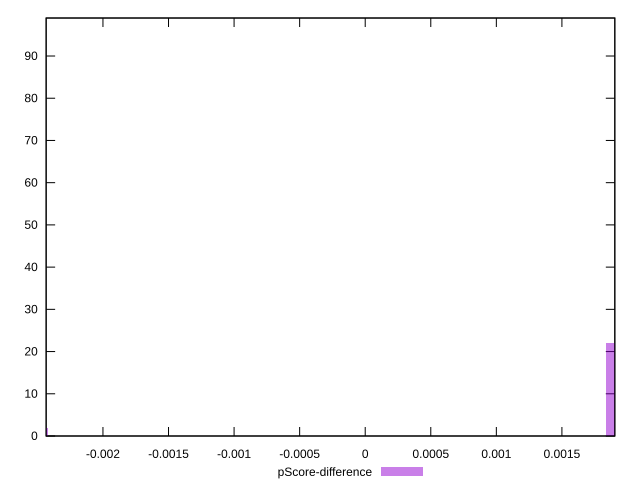

The script that saved this image:
reset

$pScoreDifference <<EOF
0.001869743533564218 22
0.0019342174485147085 75
-0.002450008768118631 2
EOF

set key outside below
set boxwidth 0.00006447391495049028
set xrange [-0.0024332656904598737:0.0019035147238881667]
set yrange [0:99]
set trange [0:99]
set style fill transparent solid 0.5 noborder
set terminal svg size 640, 490 enhanced background rgb 'white'
set output "report/report_00029_2021-02-24T13-36-40.390Z/dom-size/samples/card/pScore-difference/histogram.svg"

plot $pScoreDifference title "pScore-difference" with boxes

reset
